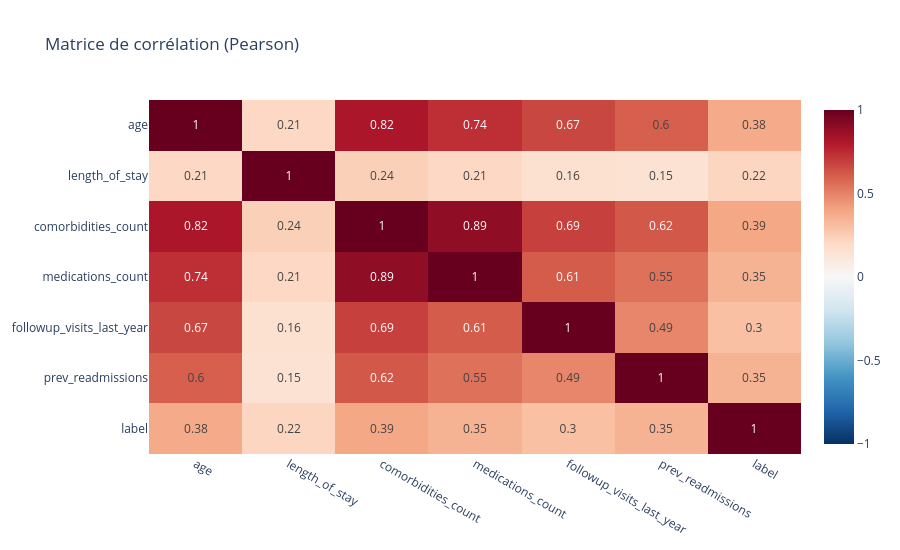

The notebook cell saved with this chart:
### Markdown cell above
### 3.5 Corrélations

### Code cell
# Corrélations de Pearson entre variables numériques et avec la cible (label binaire).
corr = df[eda_numeric + ["label"]].corr()

fig = px.imshow(
    corr.round(2),
    text_auto=True,
    zmin=-1,
    zmax=1,
    color_continuous_scale="RdBu_r",
    aspect="auto",
    title="Matrice de corrélation (Pearson)",
)
fig.update_layout(height=550, width=500)
fig.show()

### Figure 1 — Plotly figure (JSON) as saved in the notebook; plotly's stock layout.template omitted (floating-point values rounded to 4 significant figures)
{"data": [{"coloraxis": "coloraxis", "hovertemplate": "x: %{x}<br>y: %{y}<br>color: %{z}<extra></extra>", "name": "0", "texttemplate": "%{z}", "type": "heatmap", "x": ["age", "length_of_stay", "comorbidities_count", "medications_count", "followup_visits_last_year", "prev_readmissions", "label"], "xaxis": "x", "y": ["age", "length_of_stay", "comorbidities_count", "medications_count", "followup_visits_last_year", "prev_readmissions", "label"], "yaxis": "y", "z": [[1.0, 0.21, 0.82, 0.74, 0.67, 0.6, 0.38], [0.21, 1.0, 0.24, 0.21, 0.16, 0.15, 0.22], [0.82, 0.24, 1.0, 0.89, 0.69, 0.62, 0.39], [0.74, 0.21, 0.89, 1.0, 0.61, 0.55, 0.35], [0.67, 0.16, 0.69, 0.61, 1.0, 0.49, 0.3], [0.6, 0.15, 0.62, 0.55, 0.49, 1.0, 0.35], [0.38, 0.22, 0.39, 0.35, 0.3, 0.35, 1.0]]}], "layout": {"coloraxis": {"cmax": 1, "cmin": -1, "colorscale": [[0, "rgb(5,48,97)"], [0.1, "rgb(33,102,172)"], [0.2, "rgb(67,147,195)"], [0.3, "rgb(146,197,222)"], [0.4, "rgb(209,229,240)"], [0.5, "rgb(247,247,247)"], [0.6, "rgb(253,219,199)"], [0.7, "rgb(244,165,130)"], [0.8, "rgb(214,96,77)"], [0.9, "rgb(178,24,43)"], [1, "rgb(103,0,31)"]]}, "height": 550, "title": {"text": "Matrice de corrélation (Pearson)"}, "xaxis": {"anchor": "y", "domain": [0, 1]}, "yaxis": {"anchor": "x", "autorange": "reversed", "domain": [0, 1]}}}
